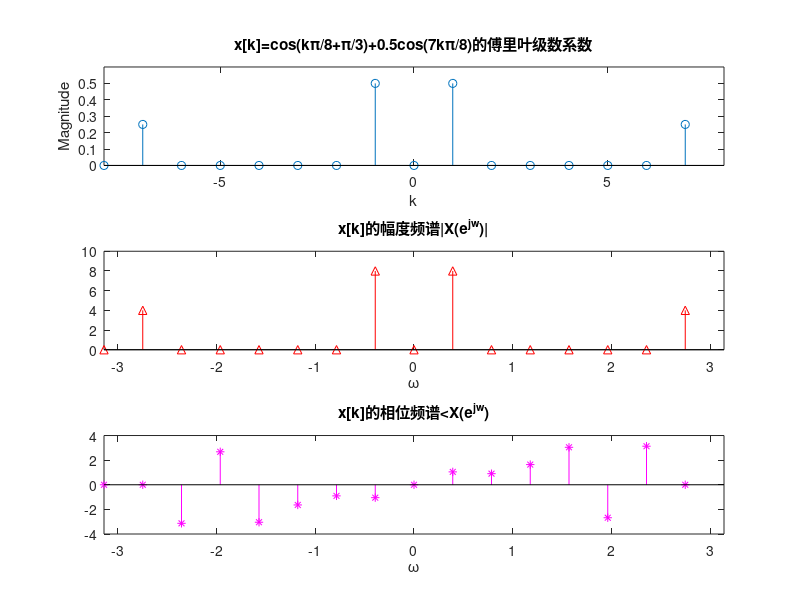

Write MATLAB code to recreate this figure.
N=16;    % w0=pi/8
k=0:N-1;
x=cos(pi/8*k+pi/3)+0.5*cos(7*pi/8*k);
X=fft(x,N); 

subplot(3,1,1);
stem(k-N/2,abs(fftshift(X))/N); %画出傅里叶级数的系数a[k]=X[k]/N
axis([-8 8 0 0.6])
ylabel('Magnitude');   
xlabel('k');
title('x[k]=cos(k\pi/8+\pi/3)+0.5cos(7k\pi/8)的傅里叶级数系数')

subplot(3,1,2);
stem((k-N/2)*(2*pi/N),abs(fftshift(X)),'r-^');
axis([-pi pi 0 10])
xlabel('\omega');
title('x[k]的幅度频谱|X(e^{jw})|')


subplot(3,1,3);
stem((k-N/2)*(2*pi/N),angle(fftshift(X)),'m-*');
xlabel('\omega');
title('x[k]的相位频谱<X(e^{jw})')
axis([-pi pi -4 4])
